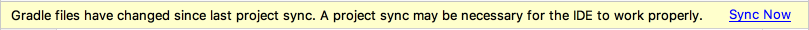
#> input picture Fontys/gradle-7.6/docs/userguide/img/android-studio-build-sync-popup.png, 1618 x 60 px (shown at 1/2 size); its folder holds only this picture in this run
$ jupyter execute Segment.ipynb
#> lines starting #> are read from the running program, lines starting #| are printed output that depends on the picture; after the words box and inside, x2 and y2 are one past the last pixel; in counts of white or black regions, pixels touching at a corner belong together
[cell 1]
import cv2
from time import sleep
import shutil
import os
import random
try:
 from PIL import Image
except ImportError:
 import Image
from matplotlib import pyplot as plt
import numpy as np
import time
import numpy as np
import pandas as pd

def threshold__img(img,threshold):
  binary = np.where(img < threshold, 0, 255).astype(np.uint8) # threshold
  return binary

path = input(print("Enter path of image"))
#> the answer given: ../gradle-7.6/docs/userguide/img/android-studio-build-sync-popup.png
img = cv2.imread(path,0)
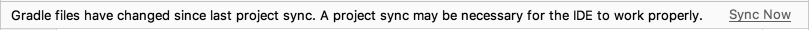
#> img: shape (60, 1618) (shown at 1/2 size); min 0, max 255, mean 224.2
img = img.astype(np.uint8)
cv2.imshow("Img",img)
plt.hist(img.ravel(),256,[0,256]); plt.title("Histogram of image");

kernel = np.ones((5,5), np.uint8)

img_erosion = cv2.erode(img, kernel, iterations=1)
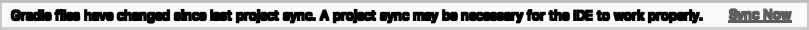
#> img_erosion: shape (60, 1618) (shown at 1/2 size); min 0, max 250, mean 177.5
img_dilation = cv2.dilate(img, kernel, iterations=1)

# cv2_imshow(img)
# cv2_imshow(img_erosion)
# cv2_imshow(img_dilation)


binary=threshold__img(img_erosion.copy(),int(input(print("Enter Threshold Value"))))
#| Enter Threshold Value
#> the answer given: 100
#> in threshold__img, `binary = np.where(img < threshold, 0, 255).astype(np.uint8)`:
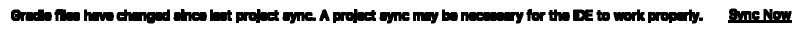
#> binary: shape (60, 1618) (shown at 1/2 size); 75% white; 22 black regions, largest, box (x1, y1, x2, y2) and area: (1456, 17, 1584, 46) 2668, (922, 24, 1047, 47) 2083, (233, 19, 340, 47) 1895
# cv2_imshow(binary)

opening = cv2.morphologyEx(binary.copy(), cv2.MORPH_OPEN, kernel)
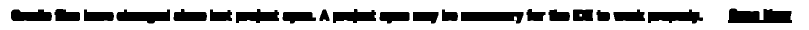
#> opening: shape (60, 1618) (shown at 1/2 size); 73% white; 21 black regions, largest, box (x1, y1, x2, y2) and area: (1456, 17, 1584, 46) 2975, (922, 24, 1047, 47) 2219, (233, 19, 340, 47) 2039
closing = cv2.morphologyEx(opening.copy(), cv2.MORPH_CLOSE, kernel)
#> closing: shape (60, 1618); 73% white; 21 black regions, largest, box (x1, y1, x2, y2) and area: (1456, 17, 1584, 46) 2975, (922, 24, 1047, 47) 2215, (233, 19, 340, 47) 2039

# cv2_imshow(opening)
# cv2_imshow(closing)

binary=closing.copy()
cv2.imshow("Binary", binary)
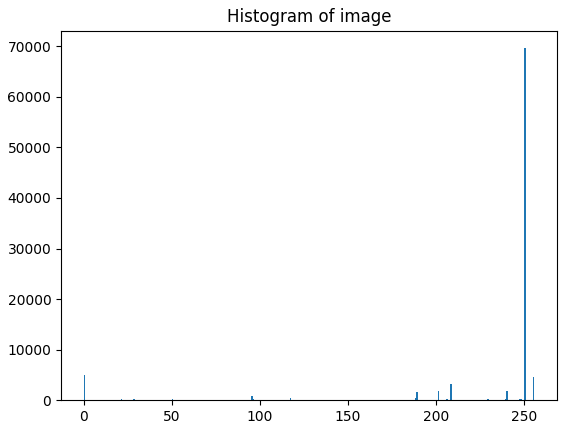
#> figure drawn by matplotlib, 1 panel; tallest bar 69633 high, from x = 250 to 251

$ run again, on Fontys/gradle-7.6/docs/userguide/img/console-animation.gif
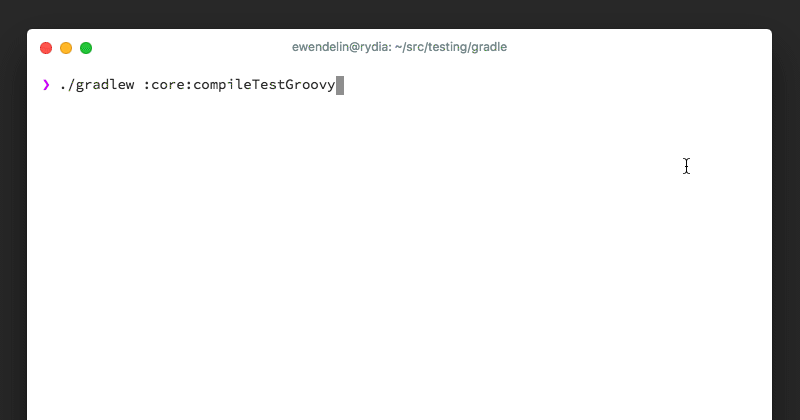
#> input picture Fontys/gradle-7.6/docs/userguide/img/console-animation.gif, 800 x 420 px
#| Enter Threshold Value
#> in threshold__img, `binary = np.where(img < threshold, 0, 255).astype(np.uint8)`:
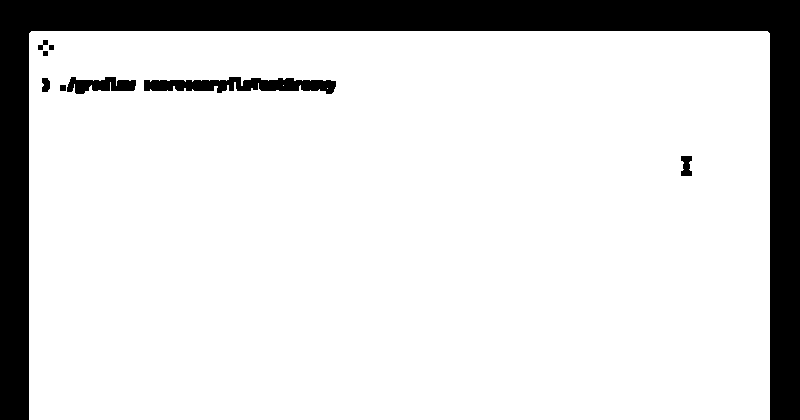
#> binary: shape (420, 800); 84.8% white; 9 black regions, largest, box (x1, y1, x2, y2) and area: (0, 0, 800, 420) 47757, (144, 77, 336, 94) 2057, (67, 77, 136, 94) 772
#> opening: shape (420, 800); 84.8% white; 8 black regions, largest, box (x1, y1, x2, y2) and area: (0, 0, 800, 420) 47757, (144, 77, 336, 94) 2210, (60, 77, 136, 94) 869
#> `[cell 1] import cv2 from time import sleep import shutil import os imp..`:
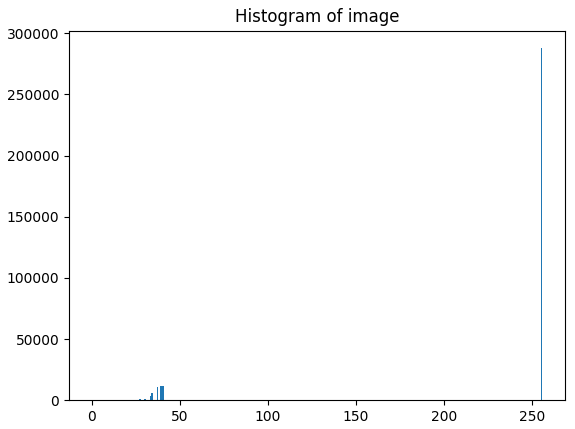
#> figure drawn by matplotlib, 1 panel; tallest bar 287791 high, from x = 255 to 256
